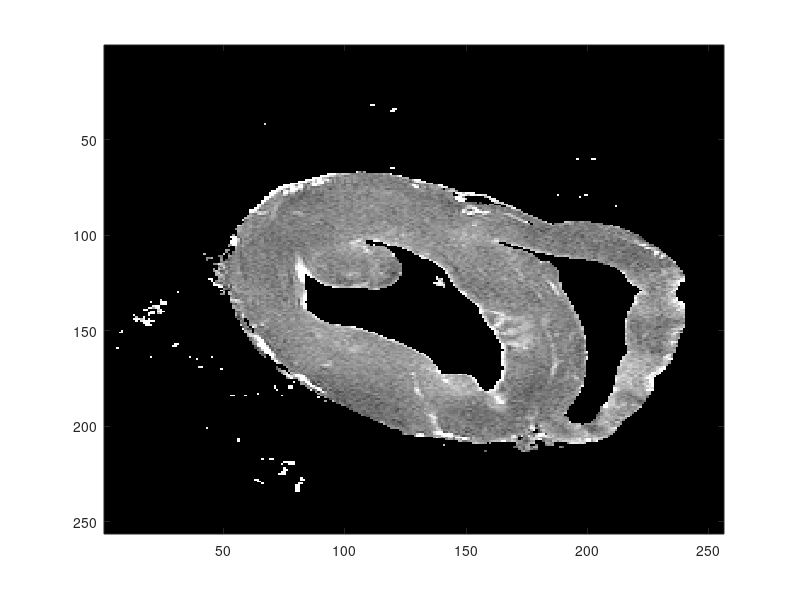

This figure's MATLAB source:
close all; 
good = load('lab_bioimaging/imT2.mat'); 
seg = load('t2.mat'); 
seg = double(seg.scirunnrrd.data(:,:,1)); 
x1 = good.imT2(:,:,1).*seg;
x2 = good.imT2(:,:,2).*seg;
x3 = good.imT2(:,:,3).*seg;
x4 = good.imT2(:,:,4).*seg;
x5 = good.imT2(:,:,5).*seg;
x6 = good.imT2(:,:,6).*seg;
x7 = good.imT2(:,:,7).*seg;
x8 = good.imT2(:,:,8).*seg;
newfit = zeros(size(x1)); t2map = zeros(size(x1)); 
t2 = [11.21,22.42,33.63,44.85,56.06,67.27,78.48,89.69];
for i = 1:size(x1,1)
  for j = 1:size(x1,2)
    y = [x1(i,j),x2(i,j),x3(i,j),x4(i,j),x5(i,j),x6(i,j),x7(i,j),x8(i,j)];
    f = polyfit(t2,log(y),1);
    t2map(i,j) = 1/f(1);
  end
end
t2map(isnan(t2map))=0;
imagesc(abs(t2map),[10,50]); colormap gray;